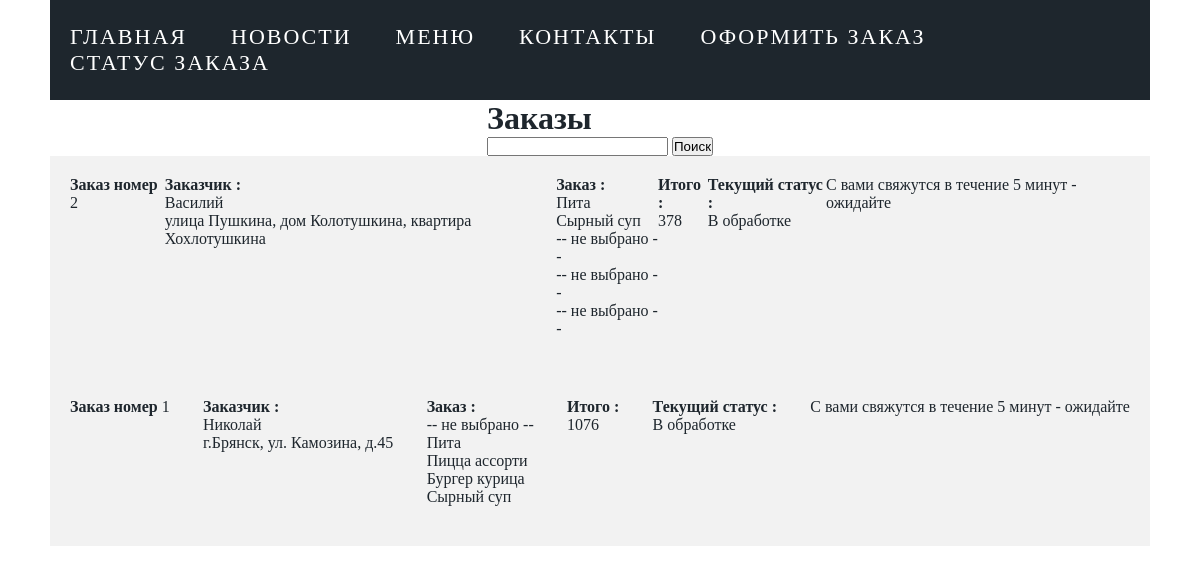
The page /orders on the database its author committed.
### app/models.py (models this page shows, shortened)
class Orders(db.Model):
    id = db.Column(db.Integer, primary_key=True)
    order_name = db.Column(db.String(100),nullable = False)
    phone = db.Column(db.String(11),nullable = False)
    adress = db.Column(db.String(255),nullable = False)
    order_data = db.Column(db.DateTime,default = datetime.utcnow)
    dish1 = db.Column(db.Integer,db.ForeignKey('menu.id'),nullable=True)
    dish2 = db.Column(db.Integer, db.ForeignKey('menu.id'),nullable=True)
    dish3 = db.Column(db.Integer, db.ForeignKey('menu.id'),nullable=True)
    dish4 = db.Column(db.Integer, db.ForeignKey('menu.id'),nullable=True)
    dish5 = db.Column(db.Integer, db.ForeignKey('menu.id'),nullable=True)
    amount = db.Column(db.Integer,nullable = False)
    status = db.Column(db.String(50),nullable = False, default="В обработке")

class Menu(db.Model):
    id = db.Column(db.Integer, primary_key=True)
    name = db.Column(db.String(100), nullable=False)
    description = db.Column(db.String(500), nullable=False)
    price = db.Column(db.Integer, nullable=False)
    photo = db.Column(db.String(500),nullable=True)

### app/views.py (the view)
@app.route('/orders', methods=['GET', 'POST'])
def orders():
    name1 = aliased(Menu)
    name2 = aliased(Menu)
    name3 = aliased(Menu)
    name4 = aliased(Menu)
    name5 = aliased(Menu)
    form = OrderSatus(request.form, csrf_enabled=False)
    search = form.search.data
    if form.search.data:
        pagination = db.session.query(Orders.id, Orders.order_name, Orders.adress, Orders.status, Orders.amount,
                                      name1.name.label('n1'), name2.name.label('n2'), name3.name.label('n3'),
                                      name4.name.label('n4'), name5.name.label('n5')).filter(name1.id == Orders.dish1,
                                                                                             name2.id == Orders.dish2,
                                                                                             name3.id == Orders.dish3,
                                                                                             name4.id == Orders.dish4,
                                                                                             name5.id == Orders.dish5).filter_by(
            id=search).order_by(
            Orders.id.desc()).paginate(per_page=10)
    else:
        pagination = db.session.query(Orders.id, Orders.order_name, Orders.adress, Orders.status, Orders.amount,
                                      name1.name.label('n1'), name2.name.label('n2'), name3.name.label('n3'),
                                      name4.name.label('n4'), name5.name.label('n5')).filter(name1.id == Orders.dish1,
                                                                                             name2.id == Orders.dish2,
                                                                                             name3.id == Orders.dish3,
                                                                                             name4.id == Orders.dish4,
                                                                                             name5.id == Orders.dish5).order_by(
            Orders.id.desc()).paginate(per_page=10)
    return render_template("orders_list.html", menu=menu, footer=footer, pagination=pagination, FlaskForm=form)

### app/forms.py
class OrderSatus(FlaskForm):
    search = StringField('search')
    submit = SubmitField('Поиск', validators=[DataRequired()])
    def __init__(self, *args, **kwargs):
        super(OrderSatus, self).__init__(*args, **kwargs)

### app/templates/orders_list.html (shortened to what this page needs)
{% extends "admin_base.html" %}
{% block content %}
    <div class="post-content">
        <div class="post_hd"><h1>Заказы</h1>
            <form action="" method="post" name="filter_order">
                {{ FlaskForm.search }}
                {{ FlaskForm.submit(size=3) }}
            </form>
        </div>
        <div class="order-wrap">
            {% for d in pagination.items %}
                {% if d.price !=0 %}
                    <div class="order">
                        <p class="post-title"><b>Заказ номер </b> {{ d.id }}</p>
                        <p class="post-text"><b>Заказчик :</b><br>{{ d.order_name }}<br>{{ d.adress }}</p>
                        <p class="post-text"><b>Заказ :</b>
                            <br>{{ d.n1 }} <br>{{ d.n2 }} <br>{{ d.n3 }}<br> {{ d.n4 }} <br>{{ d.n5 }}<br></p>
                        <p class="post-text"><b>Итого :</b><br>{{ d.amount }}</p>
                        <p class="post-text"><b>Текущий статус :</b><br>{{ d.status }}</p>
                        {% if d.status == 'В обработке' %}
                            <p>С вами свяжутся в течение 5 минут - ожидайте</p>
                        {% endif %}
                    </div>
                {% endif %}
            {% endfor %}
        </div>
    </div>
{% endblock %}

### app/static/css/styles.css (style rules this page uses)
* { margin: 0px; padding: 0px; }
body { font-family: Bahnschrift; color: #1E262D; }
.post-content { display: flex; flex-direction: column; align-items: center; min-height: 737px; }
.order-wrap { width: 1100px; margin: 0 auto; display: flex; flex-direction: column; background-color: #f2f2f2; gap: 20px; padding-top: 0px; padding-bottom: 20px; }
.order { display: flex; flex-direction: row; align-items: flex-start; justify-content: space-between; padding: 20px; }

### rows shown on the page
Orders: id "2", order_name "Василий", adress "улица Пушкина, дом Колотушкина, квартира Хохлотушкина", n1 "Пита", n2 "Сырный суп", n3 "-- не выбрано --", n4 "-- не выбрано --", n5 "-- не выбрано --", amount "378", status "В обработке", shows "С вами свяжутся в течение 5 минут - ожидайте"
Orders: id "1", order_name "Николай", adress "г.Брянск, ул. Камозина, д.45", n1 "-- не выбрано --", n2 "Пита", n3 "Пицца ассорти", n4 "Бургер курица", n5 "Сырный суп", amount "1076", status "В обработке", shows "С вами свяжутся в течение 5 минут - ожидайте"

### other values the page prints
{{ m['name'] }} "ГЛАВНАЯ" "НОВОСТИ" "МЕНЮ" "КОНТАКТЫ" "ОФОРМИТЬ ЗАКАЗ" "СТАТУС ЗАКАЗА"
